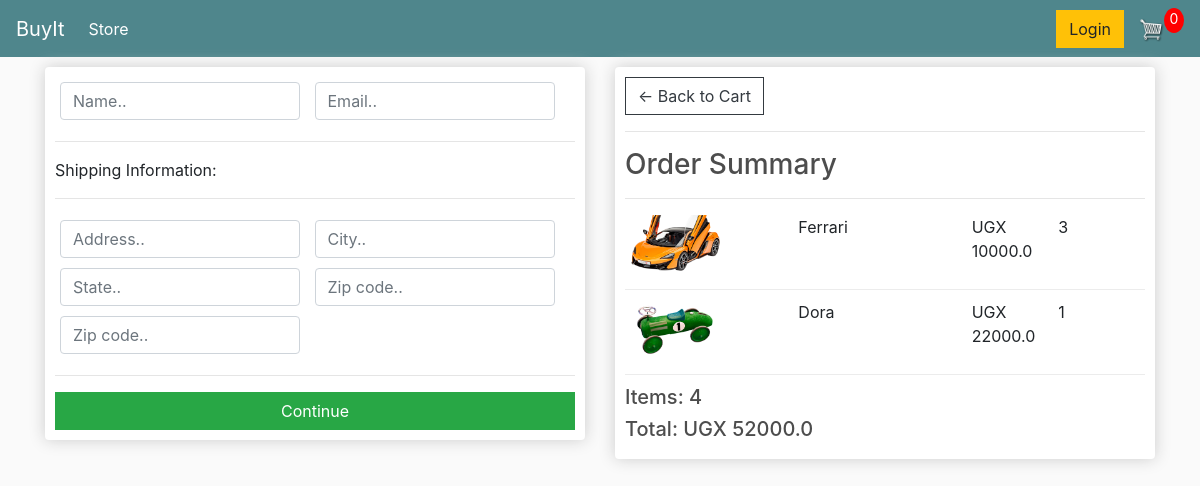
Screenshot of /checkout/ (signed in) with the database file from the repository.
### store/models.py (models this page shows, shortened)
class OrderItem(models.Model):
    product = models.ForeignKey(Product, on_delete=models.SET_NULL, blank=True, null=True)
    order = models.ForeignKey(Order, on_delete=models.SET_NULL, blank=True, null=True)
    quantity = models.IntegerField(default=0, null=True, blank=True)
    date_added = models.DateTimeField(auto_now_add=True)
    @property
    def get_total(self):
        total = self.product.price * self.quantity
        return total

class Product(models.Model):
    name = models.CharField(max_length=100, null=True)
    price = models.FloatField()
    digital = models.BooleanField(default=False, null=True, blank=True)
    image = models.ImageField(null=True, blank=True)
    @property
    def imageURL(self):
        try:
            url = self.image.url
        except:
            url = ''
        return url

class Order(models.Model):
    customer = models.ForeignKey(Customer, on_delete=models.SET_NULL, blank=True, null=True)
    date_ordered = models.DateTimeField(auto_now_add=True)
    complete = models.BooleanField(default=False)
    transaction_id = models.CharField(max_length=100, null=True)
    def get_cart_total(self):
        orderitems = self.orderitem_set.all()
        total = sum([item.get_total for item in orderitems])
        return total
    def get_cart_items(self):
        orderitems = self.orderitem_set.all()
        total = sum([item.quantity for item in orderitems])
        return total

### store/views.py (the view)
# urls.py: path('checkout/', checkout, name="checkout"),
def checkout(request):
    if request.user.is_authenticated:
        customer = request.user.customer
        order, created = Order.objects.get_or_create(customer=customer, complete=False)
        items = order.orderitem_set.all()
    else:
        items = []
        order = {'get_cart_total': 0, 'get_cart_items': 0}
    context = {'items': items, 'order': order }
    return render(request, 'store/checkout.html', context)

### templates/store/checkout.html (shortened to what this page needs)
{% extends 'store/main.html' %}
{% load static %}
{% block content %}
    <div class="row">
        <div class="col-lg-6">
            <div class="box-element" id="form-wrapper">
                <form id="form">
                    <div id="user-info">
                        <div class="form-field">
							<input required class="form-control" type="text" name="name" placeholder="Name..">
						</div>
						<div class="form-field">
							<input required class="form-control" type="email" name="email" placeholder="Email..">
						</div>
                    </div>
                    <div id="shipping-info">
                        <hr>
						<p>Shipping Information:</p>
						<hr>
						<div class="form-field">
							<input class="form-control" type="text" name="address" placeholder="Address..">
						</div>
						<div class="form-field">
							<input class="form-control" type="text" name="city" placeholder="City..">
						</div>
						<div class="form-field">
							<input class="form-control" type="text" name="state" placeholder="State..">
						</div>
						<div class="form-field">
							<input class="form-control" type="text" name="zipcode" placeholder="Zip code..">
						</div>
						<div class="form-field">
							<input class="form-control" type="text" name="country" placeholder="Zip code..">
						</div>
                    </div>
                    <hr>
                    <input id="form-button" type="submit" value="Continue" class="btn btn-success btn-block">
                </form>
            </div>
            <br>
        </div>
        <div class="col-lg-6">
            <div class="box-element">
                <a  class="btn btn-outline-dark" href="{% url 'cart' %}">&#x2190; Back to Cart</a>
                <hr>
                <h3>Order Summary</h3>
                <hr>
                {% for item in items %}
                <div class="cart-row">
					<div style="flex:2"><img class="row-image" src="{{ item.product.imageURL }}"></div>
					<div style="flex:2"><p>{{ item.product.name }}</p></div>
					<div style="flex:1"><p>UGX {{ item.product.price }}</p></div>
					<div style="flex:1"><p>{{ item.quantity }}</p></div>
                </div>
                {% endfor %}
                <h5>Items:   {{ order.get_cart_items }}</h5>
				<h5>Total:   UGX {{ order.get_cart_total }}</h5>
            </div>
        </div>
    </div>
{% endblock content %}

### static/css/main.css (style rules this page uses)
body { background-color: hsl(0, 0%, 98%); }
h1,h2,h3,h4,h5,h6 { color:hsl(0, 0%, 30%); }
.box-element { box-shadow:hsl(0, 0%, 80%) 0 0 16px; background-color: #fff; border-radius: 4px; padding: 10px; }
.col-lg-4, .col-lg-6, .col-lg-8, .col-lg-12 { margin-top: 10px; }
.btn { border-radius: 0; }
.row-image { width: 100px; }
.form-field { width:250px; display: inline-block; padding: 5px; }
.cart-row { display: flex; align-items: flex-stretch; padding-bottom: 10px; margin-bottom: 10px; border-bottom: 1px solid #ececec; }

### rows the page displays
OrderItem: product.imageURL (picture), product.name "Ferrari", product.price "10000.0", quantity "3"
OrderItem: product.imageURL (picture), product.name "Dora", product.price "22000.0", quantity "1"
Order: get_cart_items "4", get_cart_total "52000.0"
